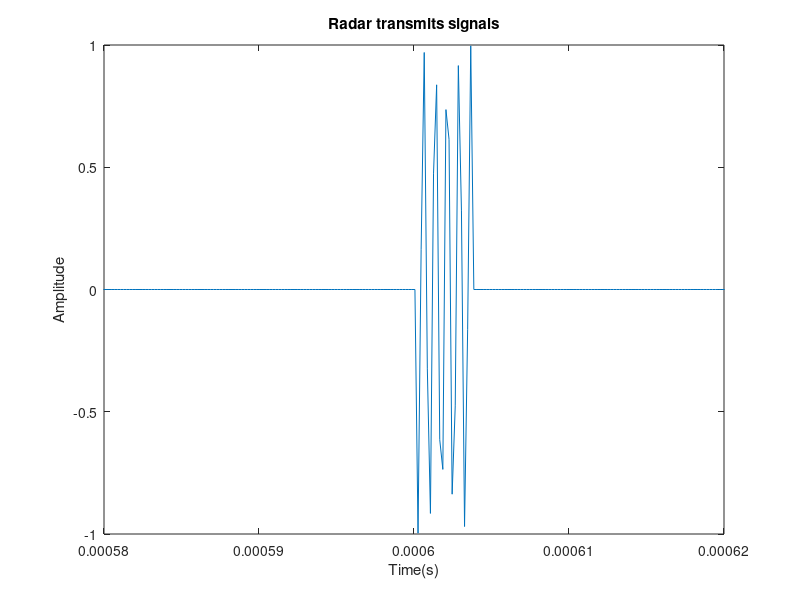
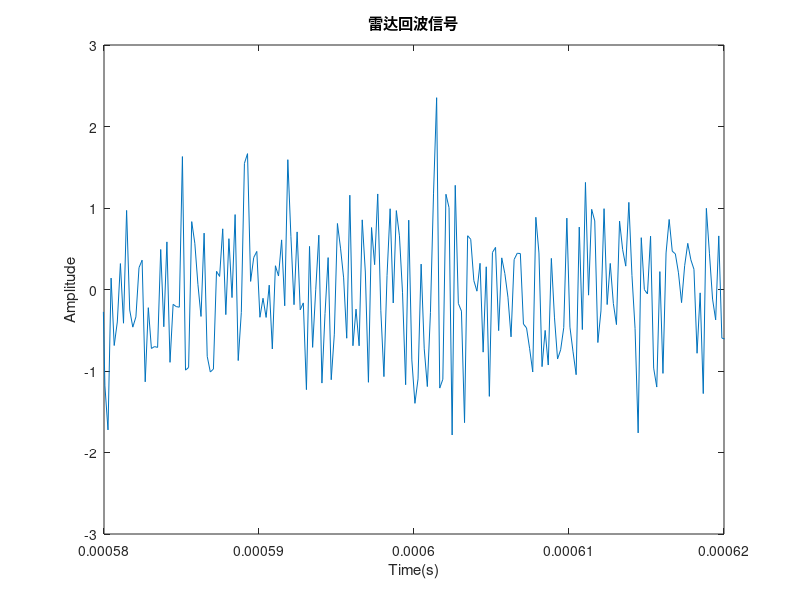
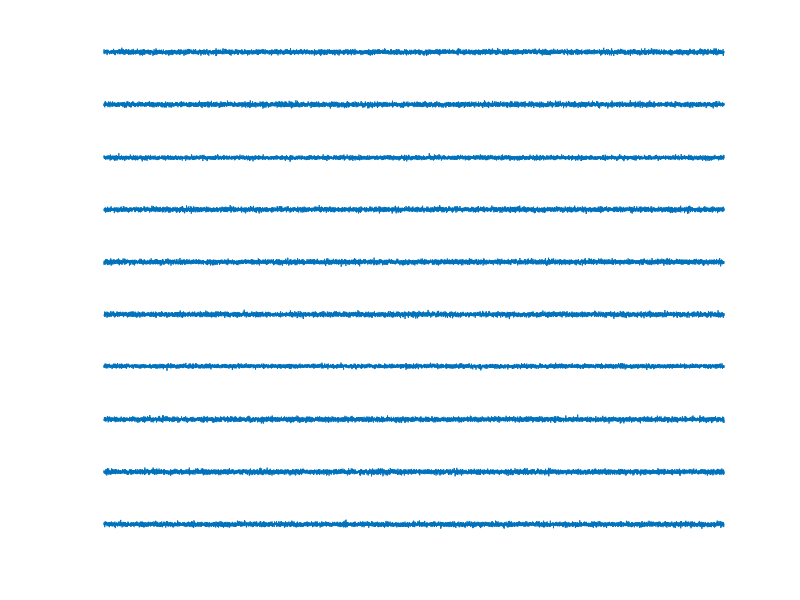
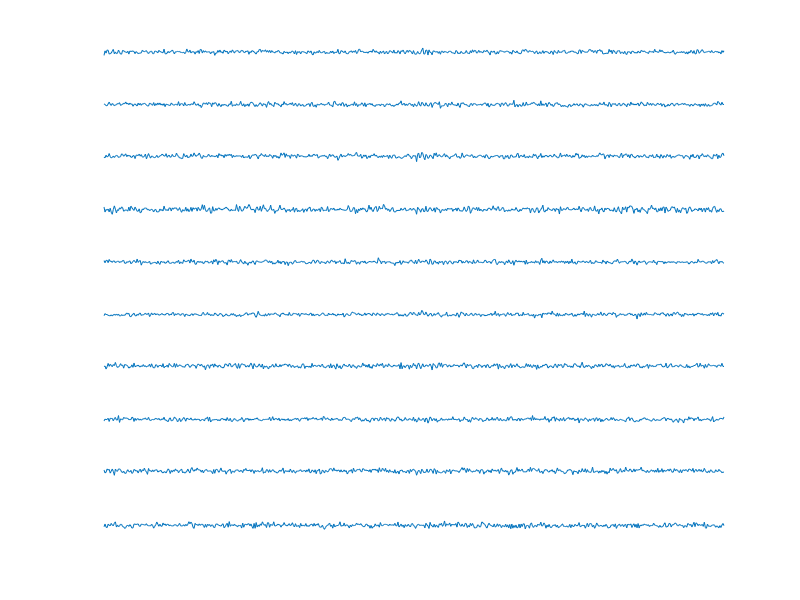

Write MATLAB code to recreate these figures, in order.
%参数设定
clock = 5 * 10 ^ 6;
clk = 1 / clock;
PRI = 2 * 10 ^ (-3); %定义雷达的PRI，根据雷达的最大探测距离来定义
tao = 4 * 10 ^ (-6); %定义雷达的脉冲宽度
N = 1; %定义脉冲数
fs = 1 / clk; %采样频率
t1 = 6 * 10 ^ (-4); %回波延迟
A = 0; %脉冲幅度
P = 10; %脉冲接受多少组做非相参积累
noise_amplitude = 1;
t2 = 128 * clk; %定义雷达保护单元
NZ = ceil(tao * fs); %卷积窗口的长度

%生成初始方波
t = linspace(0, N * PRI, N * fs * PRI); %定义时间长度
pulse = zeros(1, fs * PRI); %构建一个脉冲回波信号
timee = (ceil(t1 * fs)):(ceil((t1 + tao) * fs));
% timee = (ceil(0 * fs)+1):(ceil((0 + tao) * fs));
pulse(timee) = sin(linspace(-pi * 5, pi * 5, length(pulse((ceil(t1 * fs)):(ceil((t1 + tao) * fs))))));
% 雷达发射信号
% pulse(timee) = sin(linspace(-pi * 5, pi * 5, length(timee)));
figure
plot(t(1:PRI * fs), pulse);
xlabel('Time(s)');
xlim([0.58 * 10 ^ (-3) 0.62 * 10 ^ (-3)]);
ylabel('Amplitude');
ylim([-1 1]);
title("Radar transmits signals")

%根据所需要的脉冲数，构建雷达发射信号
Initial_pulse = repmat(pulse, P, N); %进行重组
% Noise_pulse = Initial_pulse + sqrt(noise_amplitude) * randn(size(Initial_pulse));
Noise_pulse = Initial_pulse + sqrt(0.5) * randn(size(Initial_pulse));
% Noise_pulse=(Noise_pulse);
figure
plot(t, Noise_pulse(1, :));
xlabel('Time(s)');
xlim([0.58 * 10 ^ (-3) 0.62 * 10 ^ (-3)]);
ylabel('Amplitude');
% xlim([0 max(t)]);
title("雷达回波信号")

figure
title('Full echo signal');

for c = 1:P
    subplot(P, 1, c);
    plot(t, Noise_pulse(c, :));

    xlim([0 max(t)]);
    axis off
end

% 设置波门
gate_length = 0.12 * 10 ^ (-3); % 波门长度为2倍脉冲宽度
gate_samples = round(gate_length * fs); % 波门长度对应的采样点数

% 截取回波信号
gate_start = round((0.54 * 10 ^ (-3)) * fs); % 波门的起始采样点
gate_end = gate_start + gate_samples - 1; % 波门的结束采样点

echo_signals = Noise_pulse(:, gate_start:gate_end); % 截取回波信号

% 绘制截取后的回波信号
figure
t_gate = linspace(0, gate_length, gate_samples); % 波门对应的时间轴

figure
title('Echo signal with wavegate');

for c = 1:P
    subplot(P, 1, c);
    plot(t_gate, echo_signals(c, :));
    xlim([0 max(t_gate)]);
    axis off
end

figure
% plot(t_gate, echo_signals(1, :))
plot(echo_signals(1, :));
xlabel('Time(s)')
ylabel('Amplitude')
title('截取后的回波信号')

Noise_pulse = Noise_pulse(:, gate_start:gate_end); % 截取回波信号

%非相参积累得到非相参后的信号

Nonnoncoherent_pulse = sum(Noise_pulse .^ 2, 1) / P; %重构非相参积累公式,得到非相参信号
figure
% plot(t,Nonnoncoherent_pulse);
plot(t(2700:2700 + 599), Nonnoncoherent_pulse)
xlabel('Time(s)');
xlim([0.54 * 10 ^ (-3) 0.66 * 10 ^ (-3)]);
ylabel('Amplitude');
title("Incoherent accumulation results")

time = 600;

%计算阈值
final_pulse = Nonnoncoherent_pulse(1:time); %获取其中一组数据
% figure %画出参考波形
% plot(t(1:time), final_pulse(1:time));
% xlabel('Time(s)');
% ylabel('Amplitude');
% % xlim([0 max(t)]);
% title('Pulse Signal');
% square_pulse=final_pulse.*final_pulse;
a1 = sum(final_pulse(1:ceil(t2 * fs))) / length(final_pulse(1:ceil(t2 * fs))); %左边窗口的阈值
a2 = sum(final_pulse((time - ceil(t2 * fs)):time)) / length(final_pulse((time - ceil(t2 * fs)):time)); %右边窗口的阈值
threshold = 1.6 * ((a1 + a2) / 2); %计算阈值
%循环求和目标检测
% 构造矩形窗口作为卷积核
h = ones(NZ, 1);
% h = sin(linspace(-pi * 5, pi * 5, length(pulse((ceil(t1 * fs)):(ceil((t1 + tao) * fs))))));

% 进行卷积运算并提取结果
y = conv(final_pulse, h, 'same') / NZ;

figure();
plot(t(2700:2700 + 599), y);
xlabel('Time(s)');
xlim([0.54 * 10 ^ (-3) 0.66 * 10 ^ (-3)]);
ylabel('Amplitude');
title("Signal after convolution")

idx = find(y > threshold);

%显示结果
view = zeros(1, time);
view(idx) = 1;
figure

plot(t(2700:2700 + 599), view(1:time));
xlabel('Time(s)');
xlim([0.54 * 10 ^ (-3) 0.66 * 10 ^ (-3)]);
ylabel('Amplitude');
title("Threshold test results")
ylim([-0.2 1.2]);
